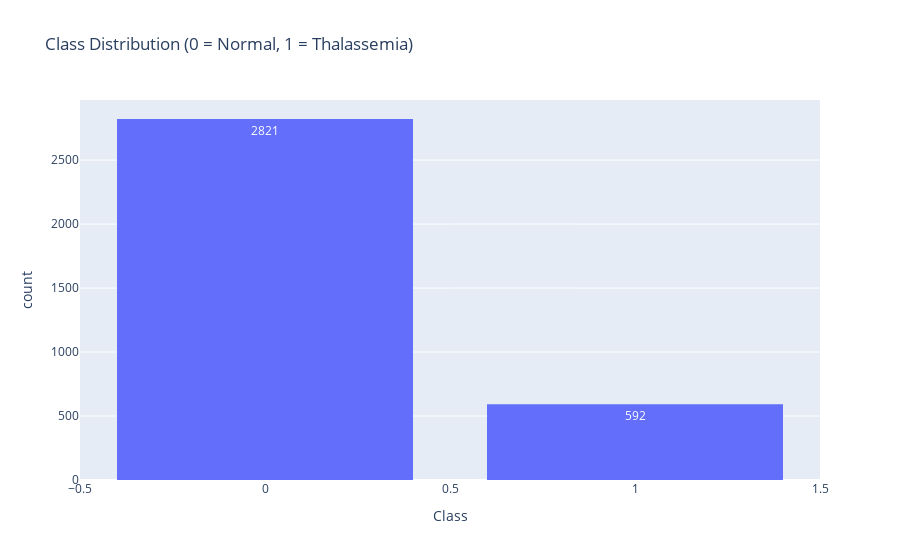

Notebook code cell kept with this figure:
### Markdown cell above
## Visualisation for Class Imbalance for Imbalanced Data

### Code cell
# class distribution for imbalanced data
fig = px.histogram(
    df,
    x='Hematologist Remarks',
    title="Class Distribution (0 = Normal, 1 = Thalassemia)",
    labels={'Hematologist Remarks': 'Class', 'count': 'Number of Samples'},
    text_auto=True  # show counts on bars
)

fig.update_traces(hovertemplate='Class: %{x}<br>Count: %{y}')
fig.update_layout(bargap=0.2)
fig.show()

### Figure 1 — Plotly figure (JSON) as saved in the notebook; plotly's stock layout.template omitted (floating-point values rounded to 4 significant figures; data arrays with more than 128 entries replaced by an {"elided": "..."} marker saying what was removed)
{"data": [{"alignmentgroup": "True", "bingroup": "x", "hovertemplate": "Class: %{x}<br>Count: %{y}", "legendgroup": "", "marker": {"color": "#636efa", "pattern": {"shape": ""}}, "name": "", "offsetgroup": "", "orientation": "v", "showlegend": false, "texttemplate": "%{value}", "type": "histogram", "x": {"elided": "3413 int values"}, "xaxis": "x", "yaxis": "y"}], "layout": {"bargap": 0.2, "barmode": "relative", "legend": {"tracegroupgap": 0}, "title": {"text": "Class Distribution (0 = Normal, 1 = Thalassemia)"}, "xaxis": {"anchor": "y", "domain": [0, 1], "title": {"text": "Class"}}, "yaxis": {"anchor": "x", "domain": [0, 1], "title": {"text": "count"}}}}
